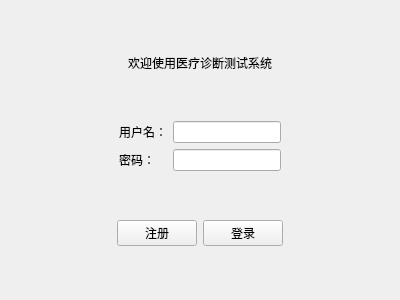
<?xml version="1.0" encoding="UTF-8"?>
<ui version="4.0">
 <class>LoginView</class>
 <widget class="QWidget" name="LoginView">
  <property name="geometry">
   <rect>
    <x>0</x>
    <y>0</y>
    <width>400</width>
    <height>300</height>
   </rect>
  </property>
  <property name="windowTitle">
   <string>登录</string>
  </property>
  <layout class="QVBoxLayout" name="verticalLayout">
   <item>
    <spacer name="verticalSpacer">
     <property name="orientation">
      <enum>Qt::Orientation::Vertical</enum>
     </property>
     <property name="sizeHint" stdset="0">
      <size>
       <width>20</width>
       <height>43</height>
      </size>
     </property>
    </spacer>
   </item>
   <item>
    <widget class="QLabel" name="label">
     <property name="text">
      <string>欢迎使用医疗诊断测试系统</string>
     </property>
     <property name="alignment">
      <set>Qt::AlignmentFlag::AlignCenter</set>
     </property>
    </widget>
   </item>
   <item>
    <spacer name="verticalSpacer_3">
     <property name="orientation">
      <enum>Qt::Orientation::Vertical</enum>
     </property>
     <property name="sizeHint" stdset="0">
      <size>
       <width>20</width>
       <height>43</height>
      </size>
     </property>
    </spacer>
   </item>
   <item>
    <layout class="QHBoxLayout" name="horizontalLayout_2">
     <item>
      <spacer name="horizontalSpacer">
       <property name="orientation">
        <enum>Qt::Orientation::Horizontal</enum>
       </property>
       <property name="sizeHint" stdset="0">
        <size>
         <width>40</width>
         <height>20</height>
        </size>
       </property>
      </spacer>
     </item>
     <item>
      <layout class="QFormLayout" name="formLayout">
       <item row="0" column="0">
        <widget class="QLabel" name="label_2">
         <property name="text">
          <string>用户名：</string>
         </property>
        </widget>
       </item>
       <item row="1" column="0">
        <widget class="QLabel" name="label_3">
         <property name="text">
          <string>密码：</string>
         </property>
        </widget>
       </item>
       <item row="1" column="1">
        <widget class="QLineEdit" name="inputUserPassword"/>
       </item>
       <item row="0" column="1">
        <widget class="QLineEdit" name="inputUsername"/>
       </item>
      </layout>
     </item>
     <item>
      <spacer name="horizontalSpacer_2">
       <property name="orientation">
        <enum>Qt::Orientation::Horizontal</enum>
       </property>
       <property name="sizeHint" stdset="0">
        <size>
         <width>40</width>
         <height>20</height>
        </size>
       </property>
      </spacer>
     </item>
    </layout>
   </item>
   <item>
    <spacer name="verticalSpacer_2">
     <property name="orientation">
      <enum>Qt::Orientation::Vertical</enum>
     </property>
     <property name="sizeHint" stdset="0">
      <size>
       <width>20</width>
       <height>43</height>
      </size>
     </property>
    </spacer>
   </item>
   <item>
    <layout class="QHBoxLayout" name="horizontalLayout_3">
     <item>
      <spacer name="horizontalSpacer_3">
       <property name="orientation">
        <enum>Qt::Orientation::Horizontal</enum>
       </property>
       <property name="sizeHint" stdset="0">
        <size>
         <width>40</width>
         <height>20</height>
        </size>
       </property>
      </spacer>
     </item>
     <item>
      <layout class="QHBoxLayout" name="horizontalLayout">
       <item>
        <widget class="QPushButton" name="btSignUp">
         <property name="text">
          <string>注册</string>
         </property>
        </widget>
       </item>
       <item>
        <widget class="QPushButton" name="btSignIn">
         <property name="text">
          <string>登录</string>
         </property>
        </widget>
       </item>
      </layout>
     </item>
     <item>
      <spacer name="horizontalSpacer_4">
       <property name="orientation">
        <enum>Qt::Orientation::Horizontal</enum>
       </property>
       <property name="sizeHint" stdset="0">
        <size>
         <width>40</width>
         <height>20</height>
        </size>
       </property>
      </spacer>
     </item>
    </layout>
   </item>
   <item>
    <spacer name="verticalSpacer_4">
     <property name="orientation">
      <enum>Qt::Orientation::Vertical</enum>
     </property>
     <property name="sizeHint" stdset="0">
      <size>
       <width>20</width>
       <height>43</height>
      </size>
     </property>
    </spacer>
   </item>
  </layout>
 </widget>
 <resources/>
 <connections/>
</ui>
